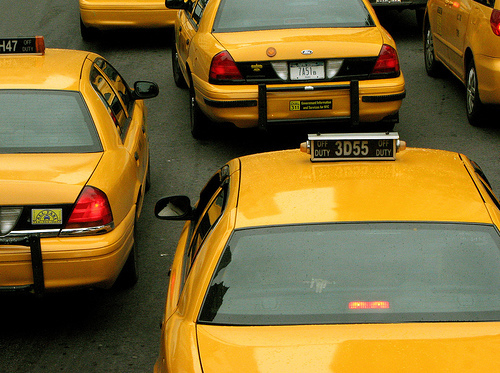
#> input picture Original Images/yellow_cabs.JPEG, 500 x 373 px
$ python main.py
#> lines starting #> are read from the running program, lines starting #| are printed output that depends on the picture; after the words box and inside, x2 and y2 are one past the last pixel; in counts of white or black regions, pixels touching at a corner belong together; long printed decimals are rounded
## Segmentation with Inter-means Algorithm

## Dependencies
import cv2 as cv
import sys

## Load Image

def load_image(image_name):
  image_file_path = "./Original Images/" + image_name
  image = cv.imread(image_file_path)
  if image is None:
      sys.exit("Could not read the image.")
  return image

## Convert to Gray Scale

def convert_to_gray_scale(rgb_image):
  r, g, b = rgb_image[:,:,0], rgb_image[:,:,1], rgb_image[:,:,2]
  gray_image = 0.2989 * r + 0.5870 * g + 0.1140 * b
  return gray_image

## Get Mean Value

def get_average_intensity(image_array):
  sum = 0
  count = 0

  for pixel in image_array:
      sum += pixel
      count += 1

  return sum/count

## Partition By Threshold

def partition_by_threshold(image_array, init_threshold):
  part_1 = []
  part_2 = []

  for pixel in image_array:
      if (pixel <= init_threshold):
        part_1.append(pixel)
      else:
        part_2.append(pixel)

  return part_1, part_2

## Apply Inter-mean Algorithm

def apply_inter_mean(image_name):
  image = load_image(image_name)
#> in load_image, image is the input picture: shape (373, 500, 3); mean B, G, R 51.1, 106.5, 129.2
  # print("Original Image : ")
  # cv2_imshow(image)

  gray_scaled_image = convert_to_gray_scale(image)
#> in convert_to_gray_scale, `r, g, b = rgb_image[:,:,0], rgb_image[:,:,1], rgb_image[:,:,2]`:
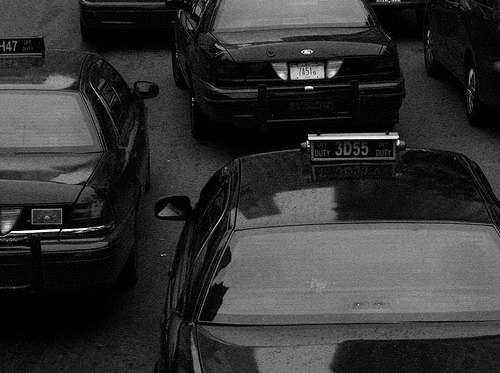
#> r: shape (373, 500); min 0, max 255, mean 51.1
#> in convert_to_gray_scale, `r, g, b = rgb_image[:,:,0], rgb_image[:,:,1], rgb_image[:,:,2]`:
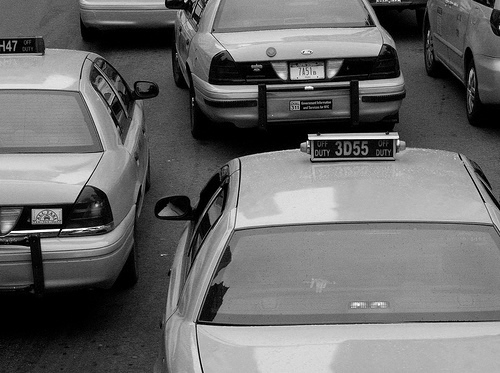
#> g: shape (373, 500); min 0, max 255, mean 106.5
#> in convert_to_gray_scale, `r, g, b = rgb_image[:,:,0], rgb_image[:,:,1], rgb_image[:,:,2]`:
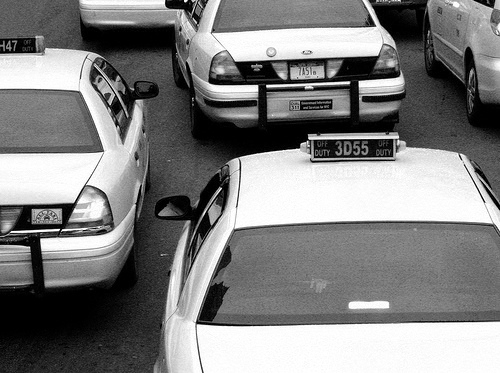
#> b: shape (373, 500); min 0, max 255, mean 129.2
#> in convert_to_gray_scale, `gray_image = 0.2989 * r + 0.5870 * g + 0.1140 * b`:
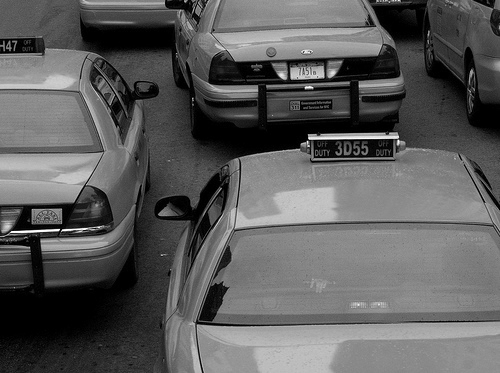
#> gray_image: shape (373, 500) float64; min 0, max 255, mean 92.5
  # print("\nGray Scaled Image : ")
  # cv2_imshow(gray_scaled_image)

  image_array = [i for element in gray_scaled_image for i in element]  # flattern image to array
#> image_array = 186500 items

  init_threshold = get_average_intensity(image_array)
#> the loop in get_average_intensity, `for pixel in image_array:` made 186500 passes
#> (pixel, sum) on passes 1 to 3: (92.88, 92.88), (100, 192.9), (93.05, 286)
#> after the loop in get_average_intensity, `for pixel in image_array:`: count = 186500; sum = 17257808.3
#> init_threshold = 92.54
  print("\nInitial Threshold : ", init_threshold)
#| Initial Threshold :  92.535

  count = 1
  threshold_array = [init_threshold]
#> threshold_array = [92.54]

  while (True):

    part_1, part_2 = partition_by_threshold(image_array, threshold_array[-1])
    # print(len(part_1), len(part_2))

    part_1_avg = get_average_intensity(part_1)
    part_2_avg = get_average_intensity(part_2)
    # print(part_1_avg, part_2_avg)

    new_threshold = 1/2 * (part_1_avg + part_2_avg)
    print("New Threshold After Iteration ", count, " : ", new_threshold)

    if (new_threshold == threshold_array[-1]):
      print("Converged!")
      print("Final Treshold : ", new_threshold)
      break

    elif (new_threshold in threshold_array[:-1]):
      print("Bouncing...")
      break

    threshold_array.append(new_threshold)

    count += 1
#> this loop made 10 passes
#> (part_1_avg, part_2_avg, new_threshold) on passes 1 to 10: (40.42, 139.4, 89.92), (39.44, 138.6, 89.03), (39.09, 138.3, 88.71), (38.96, 138.2, 88.59), (38.91, 138.2, 88.55), (38.9, 138.2, 88.53), (38.89, 138.2, 88.53), (38.89, 138.2, 88.52), (38.88, 138.2, 88.52), (38.88, 138.2, 88.52)
#| New Threshold After Iteration  1  :  89.924
#| New Threshold After Iteration  2  :  89.032
#| New Threshold After Iteration  3  :  88.708
#| New Threshold After Iteration  4  :  88.590
#| New Threshold After Iteration  5  :  88.548
#| New Threshold After Iteration  6  :  88.534
#| New Threshold After Iteration  7  :  88.525
#| New Threshold After Iteration  8  :  88.523
#> (further printed lines are left out)
#> after the loop, count = 10; threshold_array = [92.54, 89.92, 89.03, 88.71, 88.59, 88.55, 88.53, 88.53, 88.52, 88.52]

  return gray_scaled_image, new_threshold

## Segmentation

def segmentate_image(image, threshold):
  final_image = image.copy()
  rows_count = len(image)
  columns_count = len(image[0])
  for i in range(rows_count):
    for j in range(columns_count):
      if (image[i,j] <= threshold):
        final_image[i,j] = 0
      else:
        final_image[i,j] = 255
  return final_image

## Get Segmented Image

image_name = "yellow_cabs.JPEG"
gray_image, threshold = apply_inter_mean(image_name)
#> threshold = 88.52
new_image = segmentate_image(gray_image, threshold)
#> in segmentate_image, `rows_count = len(image)`: rows_count = 373
#> in segmentate_image, `columns_count = len(image[0])`: columns_count = 500
#> after the loop in segmentate_image, `for i in range(rows_count):`:
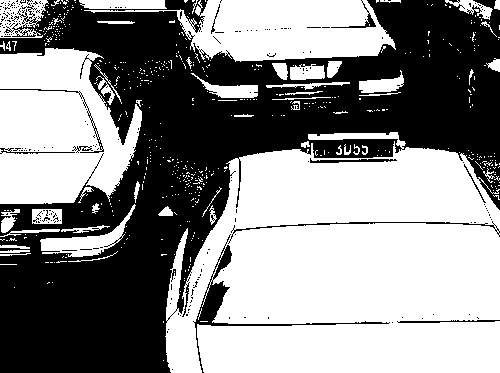
#> final_image: shape (373, 500) float64; 54% white; 243 black regions (232 under 20 px), largest, box (x1, y1, x2, y2) and area: (0, 0, 500, 373) 82185, (193, 234, 390, 373) 1429, (228, 221, 500, 244) 420
# print("\nFinal Segmented Image : ")
# cv2_imshow(new_image)
cv.imwrite("./Segmented Images/Segmented_" + image_name, new_image)

$ run again, with Original Images/strawberry.JPEG copied over Original Images/yellow_cabs.JPEG
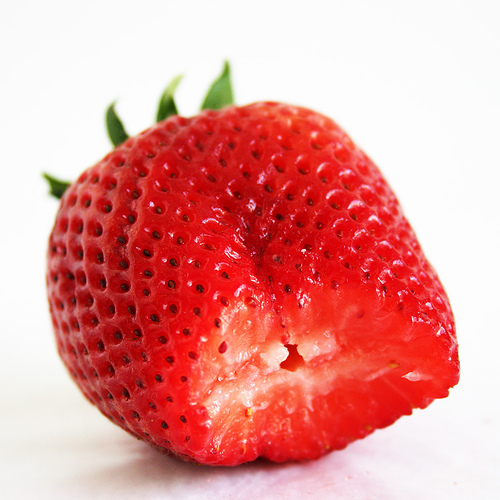
#> input picture Original Images/strawberry.JPEG, 500 x 500 px
#> in load_image, image is the input picture: shape (500, 500, 3); mean B, G, R 149.2, 152.1, 229.8
#> in convert_to_gray_scale, `gray_image = 0.2989 * r + 0.5870 * g + 0.1140 * b`:
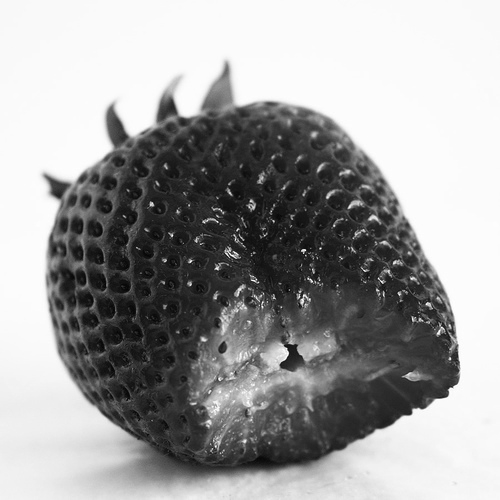
#> gray_image: shape (500, 500) float64; min 5.02, max 255, mean 160.1
#> image_array = 250000 items
#> the loop in get_average_intensity, `for pixel in image_array:` made 250000 passes
#> (pixel, sum) on passes 1 to 3: (248.4, 248.4), (248.4, 496.7), (248.4, 745.1)
#> after the loop in get_average_intensity, `for pixel in image_array:`: count = 250000; sum = 40025049.7
#> init_threshold = 160.1
#| Initial Threshold :  160.100
#> in apply_inter_mean, `threshold_array = [init_threshold]`: threshold_array = [160.1]
#> the loop in apply_inter_mean, `while (True): ` made 6 passes
#> (part_1_avg, part_2_avg, new_threshold) on passes 1 to 6: (63.04, 243.1, 153.1), (61.9, 242.2, 152), (61.72, 242, 151.9), (61.7, 242, 151.9), (61.7, 242, 151.9), (61.7, 242, 151.9)
#> (printed output is left out)
#> after the loop in apply_inter_mean, `while (True):`: count = 6; threshold_array = [160.1, 153.1, 152, 151.9, 151.9, 151.9]
#> threshold = 151.9
#> rows_count = 500
#> after the loop in segmentate_image, `for i in range(rows_count):`:
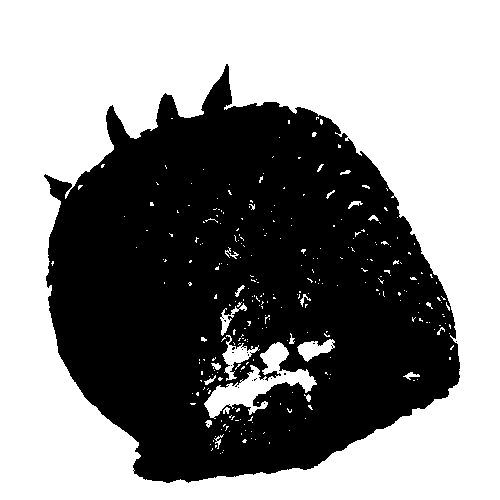
#> final_image: shape (500, 500) float64; 54.6% white; 17 black regions (16 under 20 px), largest, box (x1, y1, x2, y2) and area: (44, 64, 460, 483) 113542
